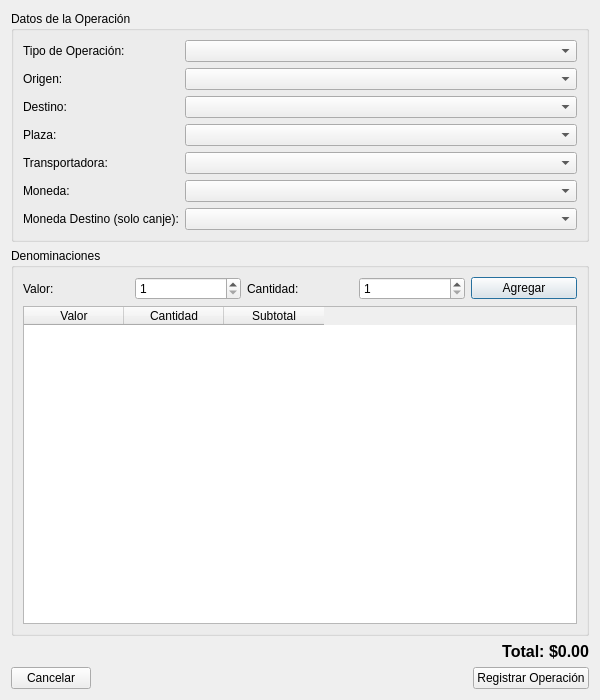
<?xml version="1.0" encoding="UTF-8"?>
<ui version="4.0">
 <class>RegistroOperacion</class>
 <widget class="QDialog" name="RegistroOperacion">
  <property name="geometry">
   <rect>
    <x>0</x>
    <y>0</y>
    <width>600</width>
    <height>700</height>
   </rect>
  </property>
  <property name="windowTitle">
   <string>Registrar Nueva Operación</string>
  </property>
  <layout class="QVBoxLayout" name="verticalLayout">
   <item>
    <widget class="QGroupBox" name="groupBoxDatos">
     <property name="title">
      <string>Datos de la Operación</string>
     </property>
     <layout class="QFormLayout" name="formLayout">
      <item row="0" column="0">
       <widget class="QLabel" name="labelTipo">
        <property name="text">
         <string>Tipo de Operación:</string>
        </property>
       </widget>
      </item>
      <item row="0" column="1">
       <widget class="QComboBox" name="comboTipo"/>
      </item>
      <item row="1" column="0">
       <widget class="QLabel" name="labelOrigen">
        <property name="text">
         <string>Origen:</string>
        </property>
       </widget>
      </item>
      <item row="1" column="1">
       <widget class="QComboBox" name="comboOrigen"/>
      </item>
      <item row="2" column="0">
       <widget class="QLabel" name="labelDestino">
        <property name="text">
         <string>Destino:</string>
        </property>
       </widget>
      </item>
      <item row="2" column="1">
       <widget class="QComboBox" name="comboDestino"/>
      </item>
      <item row="3" column="0">
       <widget class="QLabel" name="labelPlaza">
        <property name="text">
         <string>Plaza:</string>
        </property>
       </widget>
      </item>
      <item row="3" column="1">
       <widget class="QComboBox" name="comboPlaza"/>
      </item>
      <item row="4" column="0">
       <widget class="QLabel" name="labelTransportadora">
        <property name="text">
         <string>Transportadora:</string>
        </property>
       </widget>
      </item>
      <item row="4" column="1">
       <widget class="QComboBox" name="comboTransportadora"/>
      </item>
      <item row="5" column="0">
       <widget class="QLabel" name="labelMoneda">
        <property name="text">
         <string>Moneda:</string>
        </property>
       </widget>
      </item>
      <item row="5" column="1">
       <widget class="QComboBox" name="comboMoneda"/>
      </item>
      <item row="6" column="0">
       <widget class="QLabel" name="labelMonedaDestino">
        <property name="text">
         <string>Moneda Destino (solo canje):</string>
        </property>
       </widget>
      </item>
      <item row="6" column="1">
       <widget class="QComboBox" name="comboMonedaDestino"/>
      </item>
     </layout>
    </widget>
   </item>
   <item>
    <widget class="QGroupBox" name="groupBoxDenominaciones">
     <property name="title">
      <string>Denominaciones</string>
     </property>
     <layout class="QVBoxLayout" name="verticalLayout_2">
      <item>
       <layout class="QHBoxLayout" name="horizontalLayout">
        <item>
         <widget class="QLabel" name="labelValor">
          <property name="text">
           <string>Valor:</string>
          </property>
         </widget>
        </item>
        <item>
         <widget class="QSpinBox" name="spinValor">
          <property name="minimum">
           <number>1</number>
          </property>
          <property name="maximum">
           <number>100000</number>
          </property>
         </widget>
        </item>
        <item>
         <widget class="QLabel" name="labelCantidad">
          <property name="text">
           <string>Cantidad:</string>
          </property>
         </widget>
        </item>
        <item>
         <widget class="QSpinBox" name="spinCantidad">
          <property name="minimum">
           <number>1</number>
          </property>
         </widget>
        </item>
        <item>
         <widget class="QPushButton" name="btnAgregarDenominacion">
          <property name="text">
           <string>Agregar</string>
          </property>
         </widget>
        </item>
       </layout>
      </item>
      <item>
       <widget class="QTableWidget" name="tableDenominaciones">
        <column>
         <property name="text">
          <string>Valor</string>
         </property>
        </column>
        <column>
         <property name="text">
          <string>Cantidad</string>
         </property>
        </column>
        <column>
         <property name="text">
          <string>Subtotal</string>
         </property>
        </column>
       </widget>
      </item>
     </layout>
    </widget>
   </item>
   <item>
    <widget class="QLabel" name="labelTotal">
     <property name="text">
      <string>Total: $0.00</string>
     </property>
     <property name="alignment">
      <set>Qt::AlignRight</set>
     </property>
     <property name="font">
      <font>
       <weight>75</weight>
       <bold>true</bold>
       <pointsize>12</pointsize>
      </font>
     </property>
    </widget>
   </item>
   <item>
    <layout class="QHBoxLayout" name="horizontalLayout_2">
     <item>
      <widget class="QPushButton" name="btnCancelar">
       <property name="text">
        <string>Cancelar</string>
       </property>
      </widget>
     </item>
     <item>
      <spacer name="horizontalSpacer">
       <property name="orientation">
        <enum>Qt::Horizontal</enum>
       </property>
       <property name="sizeHint" stdset="0">
        <size>
         <width>40</width>
         <height>20</height>
        </size>
       </property>
      </spacer>
     </item>
     <item>
      <widget class="QPushButton" name="btnRegistrar">
       <property name="text">
        <string>Registrar Operación</string>
       </property>
      </widget>
     </item>
    </layout>
   </item>
  </layout>
 </widget>
 <resources/>
 <connections/>
</ui>
